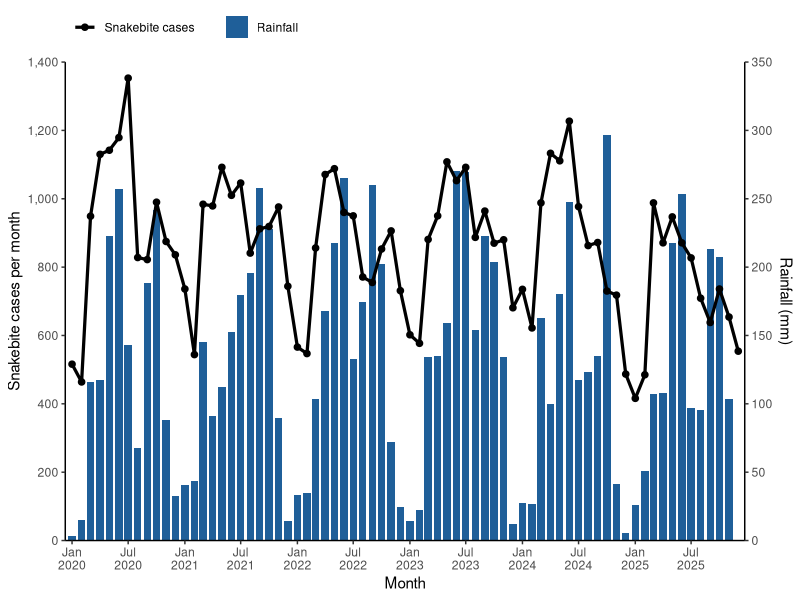
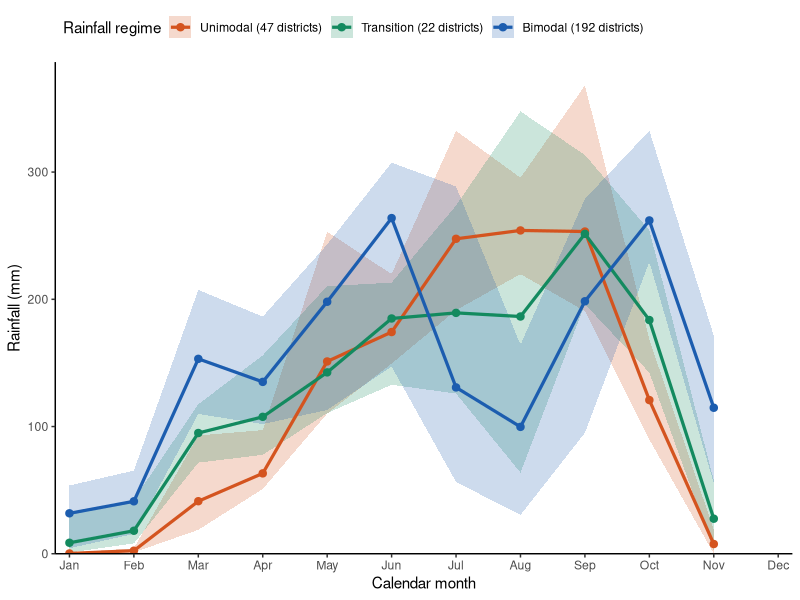
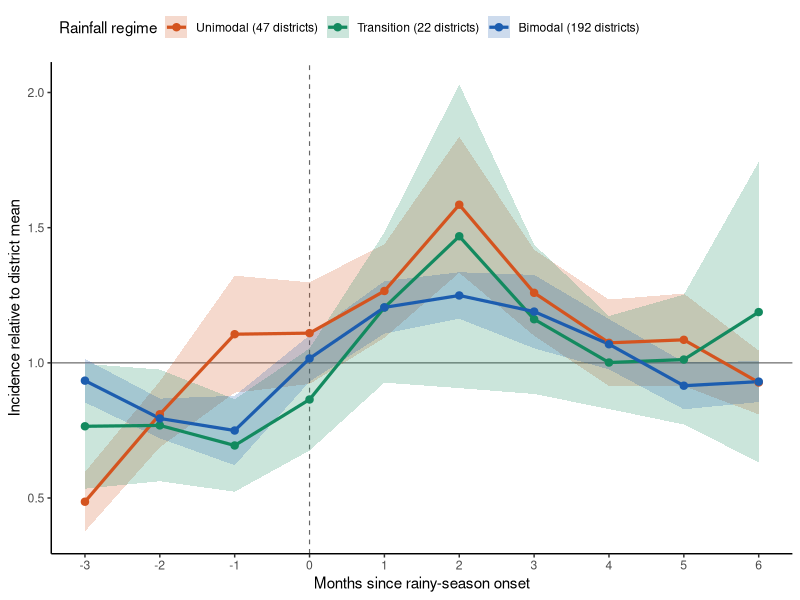

Reproduce these figures in R, in order.
# Descriptive figures for Results sections 3.1 and 3.2, January 2020 - December 2025.
#   Fig 2: national monthly snakebite cases (line, left axis) and monthly rainfall of the average district (bars, right axis)
#   Fig 3: monthly rainfall by calendar month and rainfall regime (line = mean over years, band = range over years)
#   Rainfall is the monthly total in mm (NASA POWER daily mean x days in the month), averaged over districts.
#   S1 Fig: incidence relative to the district mean by months since rainy-season onset (mean and 95% CI over district-years);
#          onset = first month from February with mean rainfall >= 2 mm/day (section 2.3)
# Regime colours match the Fig 1 map. No titles on the images: captions are in the manuscript.
# Run from the repository root:  Rscript analysis/figures_descriptive.R
suppressPackageStartupMessages({
  library(readr); library(dplyr); library(tidyr); library(ggplot2); library(scales)
})

d <- read_csv("data/snakebite_unified_district_month.csv", show_col_types = FALSE) |>
  filter(include_main == 1) |>
  mutate(date = as.Date(paste0(date, "-01")),
         days = as.integer(as.Date(format(date + 31, "%Y-%m-01")) - date),
         rain_mm = rainfall * days)                      # monthly total rainfall (mm) from the daily mean (mm/day)

REG_COL <- c(Unimodal = "#D4541F", Transition = "#138A5F", Bimodal = "#1C5DAF")   # deeper shades of the Fig 1 map hues
REG_LAB <- c(Unimodal = "Unimodal (47 districts)", Transition = "Transition (22 districts)", Bimodal = "Bimodal (192 districts)")
CASE_COL <- "#000000"; RAIN_COL <- "#1F5F99"
d <- d |> mutate(regime = factor(tools::toTitleCase(regime), levels = names(REG_COL)))

theme_pub <- function(base = 11) {
  theme_classic(base_size = base) +
    theme(legend.position = "top", legend.justification = "left")
}
save_fig <- function(p, name, w, h) {
  ggsave(file.path("figures", paste0(name, ".pdf")), p, width = w, height = h, device = cairo_pdf, bg = "white")
  message("saved figures/", name, ".pdf")
}

# ---- Fig 2: national monthly cases and rainfall --------------------------------------------------------
nat <- d |> group_by(date) |>
  summarise(cases = sum(cases_total), rainfall = mean(rain_mm, na.rm = TRUE), .groups = "drop")
K <- 4                                             # rainfall (mm) x K is drawn on the cases scale
p2 <- ggplot(nat, aes(date)) +
  geom_col(aes(y = rainfall * K, fill = "Rainfall"), width = 24) +
  geom_line(aes(y = cases, colour = "Snakebite cases"), linewidth = 1.1) +
  geom_point(aes(y = cases, colour = "Snakebite cases"), size = 1.9) +
  scale_fill_manual(values = c("Rainfall" = RAIN_COL), name = NULL) +
  scale_colour_manual(values = c("Snakebite cases" = CASE_COL), name = NULL) +
  scale_y_continuous(name = "Snakebite cases per month", labels = label_comma(), limits = c(0, 1400),
                     breaks = seq(0, 1400, 200), expand = c(0, 0),
                     sec.axis = sec_axis(~ . / K, name = "Rainfall (mm)", breaks = seq(0, 350, 50))) +
  scale_x_date(name = "Month", limits = as.Date(c("2019-12-10", "2025-12-22")),
               breaks = seq(as.Date("2020-01-01"), as.Date("2025-07-01"), by = "6 months"),
               date_labels = "%b\n%Y", expand = c(0, 0)) +
  guides(colour = guide_legend(order = 1), fill = guide_legend(order = 2)) +
  theme_pub()
save_fig(p2, "Fig2", 8.0, 4.6)

cat("\nNational monthly totals\n"); print(summary(nat$cases))
cat("max:"); print(nat[which.max(nat$cases), ]); cat("min:"); print(nat[which.min(nat$cases), ]); cat("rain range (mm):", range(nat$rainfall), "\n")
pk <- nat |> mutate(year = format(date, "%Y")) |> group_by(year) |>
  summarise(total = sum(cases), peak_month = format(date[which.max(cases)], "%b"), peak = max(cases),
            low_month = format(date[which.min(cases)], "%b"), low = min(cases),
            rain_peak = format(date[which.max(rainfall)], "%b"))
print(pk)
cat("correlation of cases with rainfall at lags 0-3 months:\n")
for (k in 0:3) cat(" lag", k, round(cor(nat$cases[(k + 1):nrow(nat)], nat$rainfall[1:(nrow(nat) - k)]), 2), "\n")

# ---- Fig 3: rainfall by calendar month and regime ------------------------------------------------------
rs <- d |> group_by(regime, year, month) |> summarise(rain = mean(rain_mm), .groups = "drop") |>
  group_by(regime, month) |> summarise(mean = mean(rain), lo = min(rain), hi = max(rain), .groups = "drop")
p3 <- ggplot(rs, aes(month, mean, colour = regime, fill = regime)) +
  geom_ribbon(aes(ymin = lo, ymax = hi), alpha = 0.22, colour = NA) +
  geom_line(linewidth = 1.1) + geom_point(size = 2.2) +
  scale_colour_manual(values = REG_COL, labels = REG_LAB, name = "Rainfall regime") +
  scale_fill_manual(values = REG_COL, labels = REG_LAB, name = "Rainfall regime") +
  scale_x_continuous(breaks = 1:12, labels = month.abb, expand = expansion(mult = 0.02)) +
  scale_y_continuous(limits = c(0, NA), expand = expansion(mult = c(0, 0.05))) +
  labs(x = "Calendar month", y = "Rainfall (mm)") + theme_pub()
save_fig(p3, "Fig3", 7.0, 4.4)
print(as.data.frame(rs |> mutate(across(c(mean, lo, hi), \(x) round(x)))))

# ---- Fig 4: relative incidence by months since onset ---------------------------------------------------
d <- d |> mutate(rate = cases_total / population) |> group_by(district) |> mutate(rr = rate / mean(rate)) |> ungroup()
onset <- d |> filter(month >= 2, rainfall >= 2) |> group_by(district, year, regime) |>
  summarise(t0 = min(t), .groups = "drop")
ev <- onset |> crossing(k = -3:6) |> mutate(t = t0 + k) |>
  inner_join(select(d, district, t, rr), by = c("district", "t")) |>
  group_by(regime, k) |> summarise(m = mean(rr), se = sd(rr) / sqrt(n()), .groups = "drop") |>
  mutate(lo = m - 1.96 * se, hi = m + 1.96 * se)
p4 <- ggplot(ev, aes(k, m, colour = regime, fill = regime)) +
  geom_hline(yintercept = 1, colour = "grey40", linewidth = 0.4) +
  geom_vline(xintercept = 0, colour = "grey40", linewidth = 0.4, linetype = "dashed") +
  geom_ribbon(aes(ymin = lo, ymax = hi), alpha = 0.22, colour = NA) +
  geom_line(linewidth = 1.1) + geom_point(size = 2.2) +
  scale_colour_manual(values = REG_COL, labels = REG_LAB, name = "Rainfall regime") +
  scale_fill_manual(values = REG_COL, labels = REG_LAB, name = "Rainfall regime") +
  scale_x_continuous(breaks = -3:6) +
  labs(x = "Months since rainy-season onset", y = "Incidence relative to district mean") + theme_pub()
save_fig(p4, "S1_Fig", 7.0, 4.4)
cat("\nRelative incidence by months since onset\n"); print(as.data.frame(ev |> mutate(across(c(m, lo, hi), \(x) round(x, 2)))))
